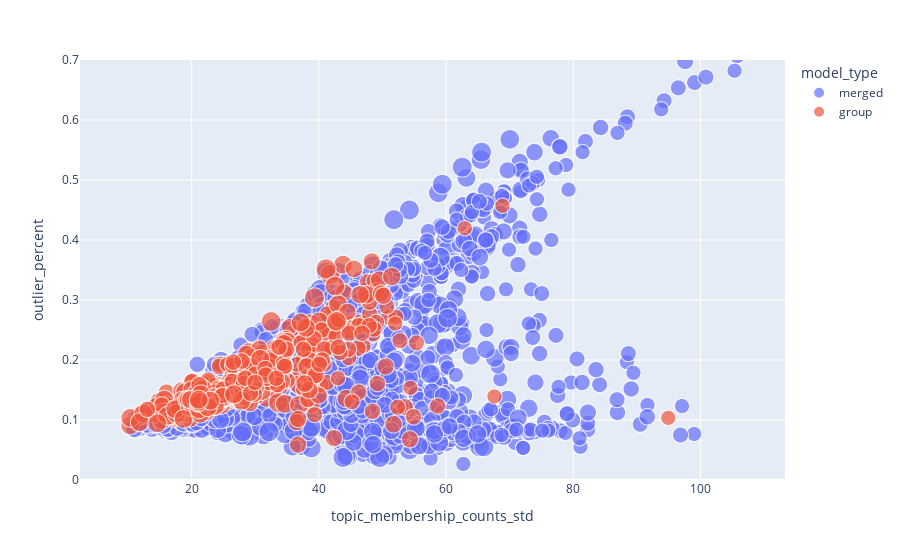

Here is the notebook cell this chart was saved with:
### Code cell
# Assuming your 'lengthened_combined_topic_counts' DataFrame is available

fig = px.scatter(results.query('num_topics > 10 & num_topics < 20'),
                 x='topic_membership_counts_std', y='outlier_percent',
                 color='model_type', size='num_topics',
                 hover_data=['id', 'topic_membership_counts'],)

fig.update_layout(
    yaxis=dict(range=[0, 0.7]),
    hovermode='closest'
)

fig.show()
